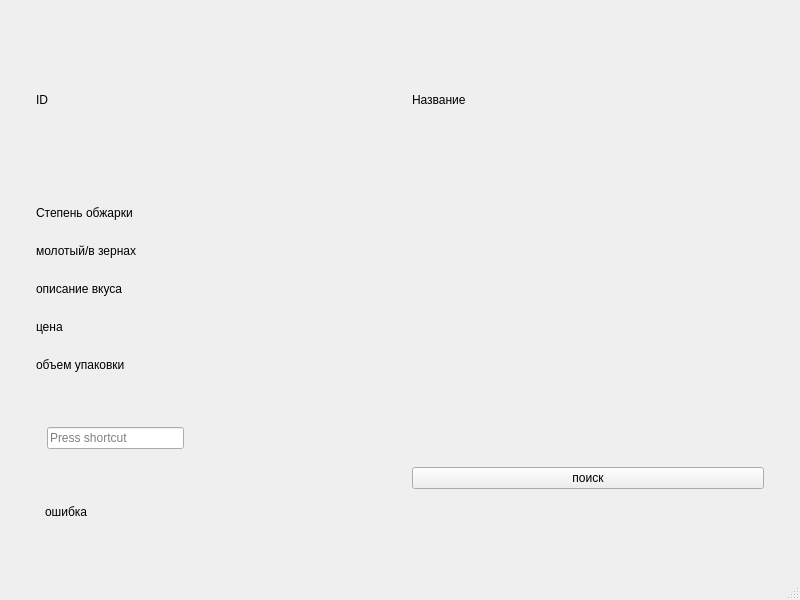
<?xml version="1.0" encoding="UTF-8"?>
<ui version="4.0">
 <class>MainWindow</class>
 <widget class="QMainWindow" name="MainWindow">
  <property name="geometry">
   <rect>
    <x>0</x>
    <y>0</y>
    <width>800</width>
    <height>600</height>
   </rect>
  </property>
  <property name="windowTitle">
   <string>MainWindow</string>
  </property>
  <widget class="QWidget" name="centralwidget">
   <layout class="QVBoxLayout" name="verticalLayout_2">
    <item>
     <widget class="QWidget" name="widget" native="true">
      <layout class="QVBoxLayout" name="verticalLayout">
       <item>
        <widget class="QWidget" name="widget_2" native="true">
         <layout class="QHBoxLayout" name="horizontalLayout">
          <item>
           <widget class="QWidget" name="widget_5" native="true">
            <layout class="QHBoxLayout" name="horizontalLayout_2">
             <item>
              <widget class="QLabel" name="ID">
               <property name="text">
                <string>ID</string>
               </property>
              </widget>
             </item>
            </layout>
           </widget>
          </item>
          <item>
           <widget class="QWidget" name="widget_6" native="true">
            <layout class="QHBoxLayout" name="horizontalLayout_3">
             <item>
              <widget class="QLabel" name="name">
               <property name="text">
                <string>Название</string>
               </property>
              </widget>
             </item>
            </layout>
           </widget>
          </item>
         </layout>
        </widget>
       </item>
       <item>
        <widget class="QWidget" name="widget_3" native="true">
         <layout class="QVBoxLayout" name="verticalLayout_3">
          <item>
           <widget class="QWidget" name="widget_7" native="true">
            <layout class="QVBoxLayout" name="verticalLayout_5">
             <item>
              <widget class="QLabel" name="roasting">
               <property name="text">
                <string>Степень обжарки</string>
               </property>
              </widget>
             </item>
            </layout>
           </widget>
          </item>
          <item>
           <widget class="QWidget" name="widget_8" native="true">
            <layout class="QVBoxLayout" name="verticalLayout_4">
             <item>
              <widget class="QLabel" name="ground">
               <property name="text">
                <string>молотый/в зернах</string>
               </property>
              </widget>
             </item>
            </layout>
           </widget>
          </item>
          <item>
           <widget class="QWidget" name="widget_9" native="true">
            <layout class="QHBoxLayout" name="horizontalLayout_5">
             <item>
              <widget class="QLabel" name="taste">
               <property name="text">
                <string>описание вкуса</string>
               </property>
              </widget>
             </item>
            </layout>
           </widget>
          </item>
          <item>
           <widget class="QWidget" name="widget_10" native="true">
            <layout class="QHBoxLayout" name="horizontalLayout_4">
             <item>
              <widget class="QLabel" name="price">
               <property name="text">
                <string>цена</string>
               </property>
              </widget>
             </item>
            </layout>
           </widget>
          </item>
          <item>
           <widget class="QWidget" name="widget_15" native="true">
            <layout class="QVBoxLayout" name="verticalLayout_8">
             <item>
              <widget class="QLabel" name="volume">
               <property name="text">
                <string>объем упаковки</string>
               </property>
              </widget>
             </item>
            </layout>
           </widget>
          </item>
         </layout>
        </widget>
       </item>
       <item>
        <widget class="QWidget" name="widget_4" native="true">
         <layout class="QHBoxLayout" name="horizontalLayout_6">
          <item>
           <widget class="QWidget" name="widget_11" native="true">
            <layout class="QVBoxLayout" name="verticalLayout_6">
             <item>
              <widget class="QWidget" name="widget_13" native="true">
               <widget class="QKeySequenceEdit" name="finder">
                <property name="geometry">
                 <rect>
                  <x>11</x>
                  <y>13</y>
                  <width>137</width>
                  <height>22</height>
                 </rect>
                </property>
               </widget>
              </widget>
             </item>
             <item>
              <widget class="QWidget" name="widget_14" native="true">
               <layout class="QVBoxLayout" name="verticalLayout_7">
                <item>
                 <widget class="QLabel" name="error">
                  <property name="text">
                   <string>ошибка</string>
                  </property>
                 </widget>
                </item>
               </layout>
              </widget>
             </item>
            </layout>
           </widget>
          </item>
          <item>
           <widget class="QWidget" name="widget_12" native="true">
            <layout class="QHBoxLayout" name="horizontalLayout_7">
             <item>
              <widget class="QPushButton" name="button">
               <property name="text">
                <string>поиск</string>
               </property>
              </widget>
             </item>
            </layout>
           </widget>
          </item>
         </layout>
        </widget>
       </item>
      </layout>
     </widget>
    </item>
   </layout>
  </widget>
  <widget class="QMenuBar" name="menubar">
   <property name="geometry">
    <rect>
     <x>0</x>
     <y>0</y>
     <width>800</width>
     <height>26</height>
    </rect>
   </property>
  </widget>
  <widget class="QStatusBar" name="statusbar"/>
 </widget>
 <resources/>
 <connections/>
</ui>
